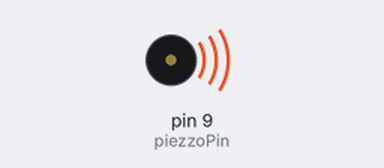
The sketch below on a simulated Arduino Uno, built with avr-gcc and run on an emulated ATmega328P. On the bench: buzzer (waves = sounding). What the sketch prints to the serial monitor is not drawn.

Above: at 0.1 s.
Timing chart, 0 to 40.0 s (numbered marks = the images above):
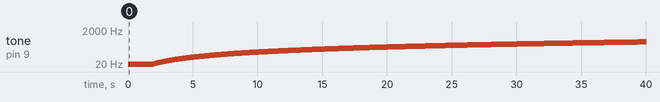

The sketch:

Chromatic_scale_Piezzo.ino
```cpp
int piezzoPin = 9;
int Do = 131;
int Dod = 139;
int Re = 147;
int Red = 156;
int Mi = 165;
int Fa = 175;
int Fad = 185;
int Sol = 196;
int Sold = 208;
int La = 220;
int Lad = 233;
int Si = 247;

void setup() {
  pinMode(piezzoPin, OUTPUT);
  Serial.begin(9600);


}

void loop() {
  /*
  tone(piezzoPin, Do);
  delay(500);
  Serial.println("Do is played");
  delay(500);
  tone(piezzoPin, Dod);
  delay(500);
  Serial.println("Do# is played");
  delay(500);
  tone(piezzoPin, Re);
  delay(500);
  Serial.println("Re is played");
  delay(500);
  tone(piezzoPin, Red);
  delay(500);
  Serial.println("Re# is played");
  delay(500);
  tone(piezzoPin, Mi);
  delay(500);
  Serial.println("Mi is played");
  delay(500);
  tone(piezzoPin, Fa);
  delay(500);
  Serial.println("Fa is played");
  delay(500);
  tone(piezzoPin, Fad);
  delay(500);
  Serial.println("Fa# is played");
  delay(500);
  tone(piezzoPin, Sol);
  delay(500);
  Serial.println("Sol is played");
  delay(500);
  tone(piezzoPin, Sold);
  delay(500);
  Serial.println("Sol# is played");
  delay(500);
  tone(piezzoPin, La);
  delay(500);
  Serial.println("La is played");
  delay(500);
  tone(piezzoPin, Lad);
  delay(500);
  Serial.println("La# is played");
  delay(500);
  tone(piezzoPin, Si);
  delay(500);
  Serial.println("Si is played");
  delay(500);
  */

 while(1 == 1){
  for(int i = 1; i < 15804; i += 1 ){
    tone(piezzoPin, i);
    delay(100);
    Serial.println(i);
  }

 }

}
```

Measured:
- by itself, tone on pin 9 (piezzoPin): plays 1 Hz for 0.10 s, 2 Hz for 0.10 s, 3 Hz for 0.10 s, 4 Hz for 0.10 s, 5 Hz for 0.10 s, 6 Hz for 0.10 s … (400 notes in this stretch)
